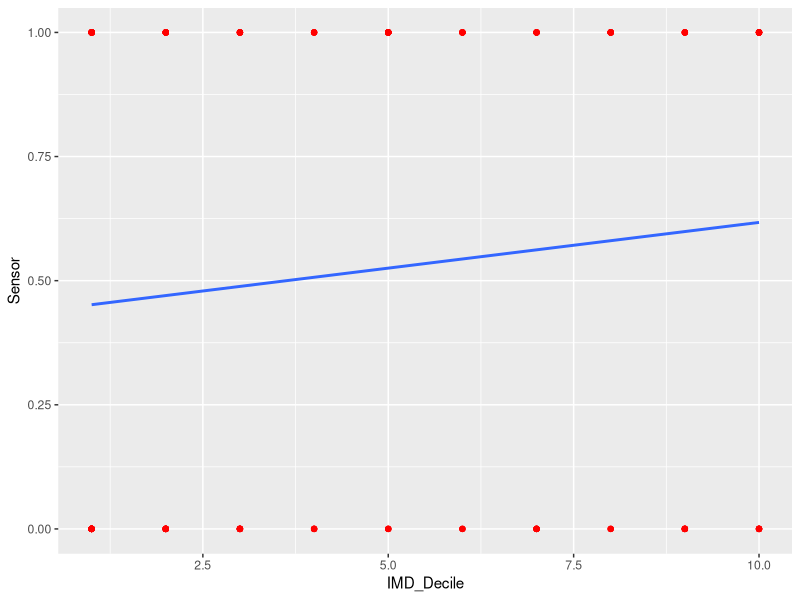
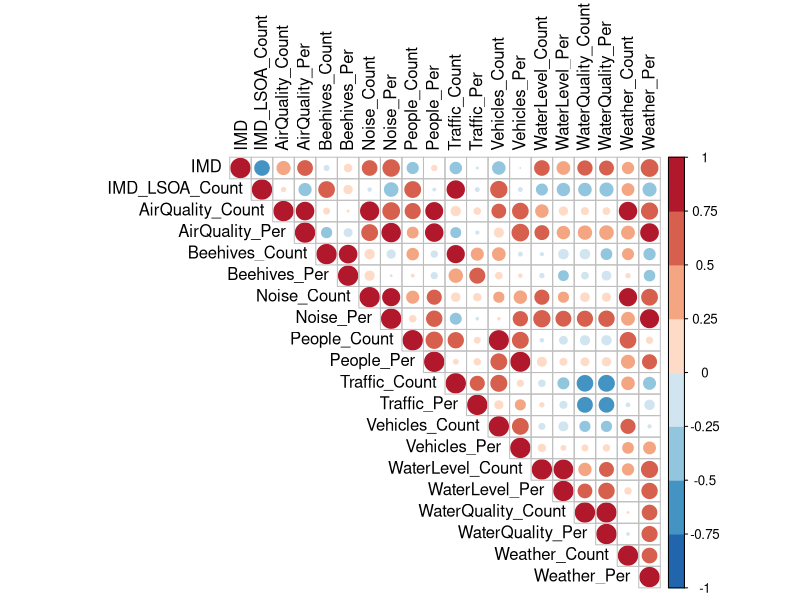
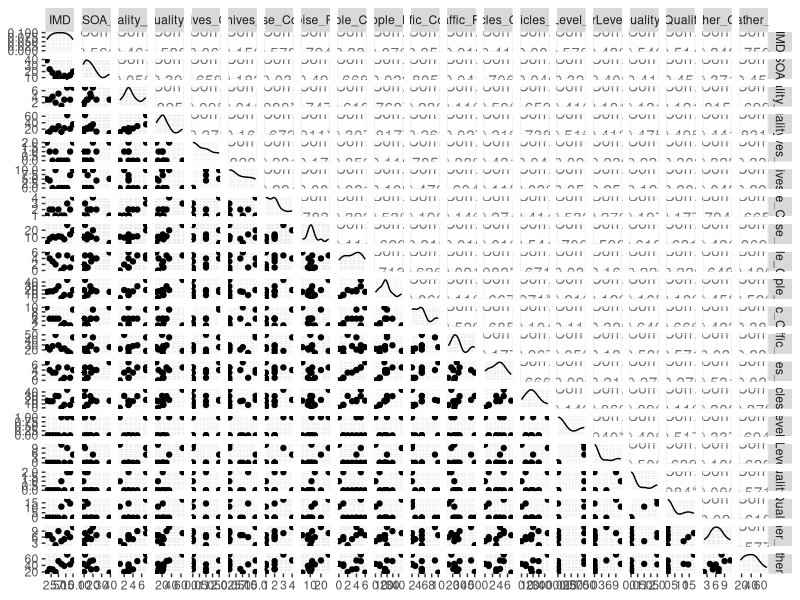

Generate these figures, in order, with R:
## ---- chunk 1
setwd("SpatialInequalityintheSmartCity/Newcastle/SensorType")
getwd()
## ---- chunk 2
library(tidyverse)
library(corrplot)
library(GGally)
library(RColorBrewer)
## ---- chunk 3
sensorpresent<-read.csv("SensorPresence_IMD_All.csv", check.names=FALSE)
## ---- chunk 4
sensorpresent %>%
  ggplot(aes(x=IMD_Decile, y=Sensor))+
  geom_point(colour="red")+
  geom_smooth(method = "lm", fill = NA)
## ---- chunk 5
cor(x=sensorpresent$IMD_Decile, y=sensorpresent$Sensor)
## ---- chunk 6
fit <- lm(IMD_Decile ~ Sensor , data=sensorpresent)
summary(fit) 
## ---- chunk 7
sensorlocations<-read.csv("LSOAWithSensors_IMD_NewcastleUponTyne.csv", check.names=FALSE)
## ---- chunk 8
sensorcorr <- cor(sensorlocations)
corrplot(sensorcorr, method = "circle", type= "upper", col=rev(brewer.pal(n = 8, name = "RdBu")), sig.level= 0.01, insig= "blank", tl.col="black")
## ---- chunk 9
ggpairs(sensorlocations)
